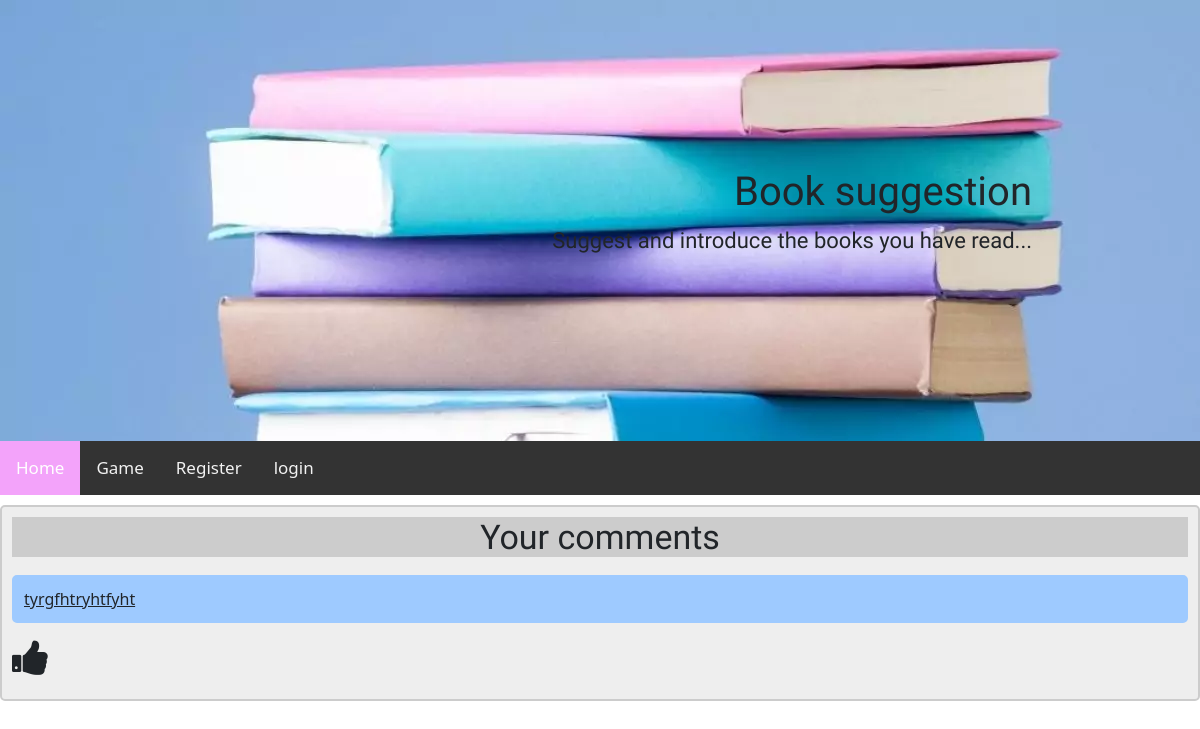
Before: / with the older database file.
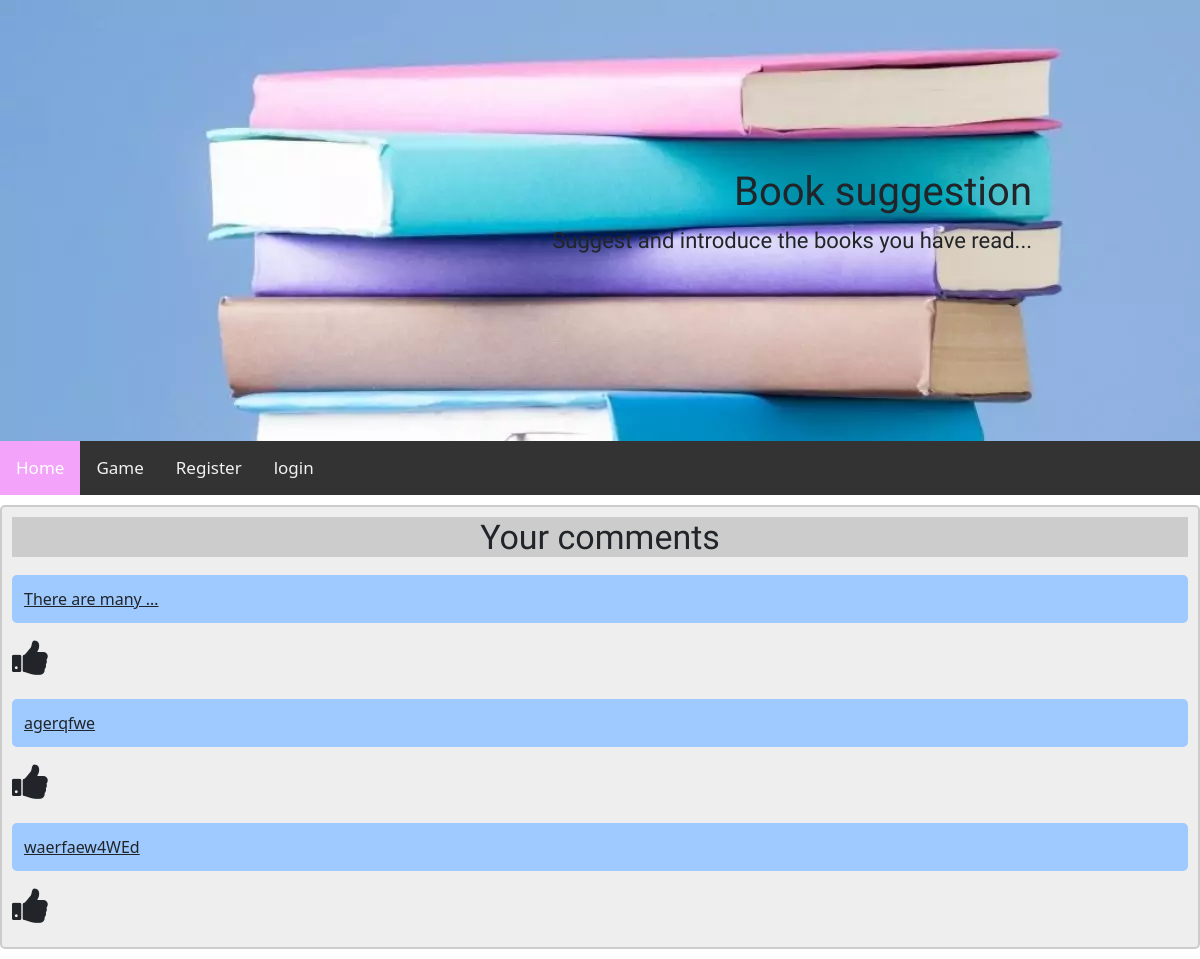
After: the same page with the newer database file.
### home/models.py (models this page shows, shortened)
class Post(models.Model):
    user = models.ForeignKey(User, on_delete=models.CASCADE)
    body = models.TextField()
    slug: SlugField = models.SlugField()
    created = models.DateTimeField(auto_now_add=True)
    updated = models.DateTimeField(auto_now=True)
    def get_absolute_url(self):
        return reverse('home:post_d', args=(self.id, self.slug))

### home/views.py (the view)
# urls.py: path('', views.HomeView.as_view(), name='home'),
class HomeView(View):
    def get(self, request):
        posts = Post.objects.all()
        return render(request, 'home/home.html', {'posts': posts})

### home/templates/home/home.html (shortened to what this page needs)
<!DOCTYPE html>
<html lang="en">
<head>
   <link href="https://cdn.jsdelivr.net/npm/bootstrap@5.3.3/dist/css/bootstrap.min.css" rel="stylesheet">
  <link rel="stylesheet" href="https://cdnjs.cloudflare.com/ajax/libs/font-awesome/4.7.0/css/font-awesome.min.css">
    <link href="https://cdn.jsdelivr.net/npm/bootstrap@5.3.3/dist/css/bootstrap.min.css" rel="stylesheet">
</head>
<header>
    {% include 'nav/navbar.html' %}
</header>
<body>
  <div class="card">
      <h1 style="text-align: center; background-color: #cccccc; font-family: 'Aclonica';font-size: 34px;">Your comments</h1>
     {% for post in posts %}
           <a href="{{ post.get_absolute_url }}" class="card-body">{{ post.body|truncatewords:3}}</a>
          <h1> <i onclick="myFunction(this)" class="fa fa-thumbs-up"></i></h1>
     {% endfor %}
  </div>
</body>
</html>

### templates/nav/navbar.html (shortened to what this page needs)
<head>
</head>
<header>
    <div class="header">
  <h1>Book suggestion</h1>
  <p>Suggest and introduce the books you have read...</p>
</div>
   <div class="topnav">
  <a class="active" href="http://127.0.0.1:8000/">Home</a>
       <a href="/game/">Game</a>
  {% if request.user.is_authenticated %}
  <a href="/logout/">Logout</a>
       <a href="/profile/">Profile</a>
  {% else %}
   <a href="/register/">Register</a>
  <a href="/login/">login</a>
  {% endif %}
</div>
</header>

### templates/nav/navbar.html (style rules this page uses)
.header { background-image: url("/static/image/home/book.jpg"); padding: 14%; text-align:right; font-family: 'Aclonica';font-size: 22px; }
.topnav { background-color: #333; overflow: hidden; }
.topnav a { float: left; color: #f2f2f2; text-align: center; padding: 14px 16px; text-decoration: none; font-size: 17px; }
.topnav a.active { background-color: #f3a3fa; color: white; }

### home/templates/home/home.html (style rules this page uses)
.card { border: 2px solid #ccc; background-color: #eee; border-radius: 5px; padding: 10px; margin: 10px 0; }
.card-body { border: 2px solid #9ecaff; background-color: #9ecaff; border-radius: 5px; padding: 10px; margin: 10px 0; }

Changed rows visible on the page:
removed Post: body "tyrgfhtryhtfyht"
added Post: body "There are many …"
added Post: body "agerqfwe"
added Post: body "waerfaew4WEd"
